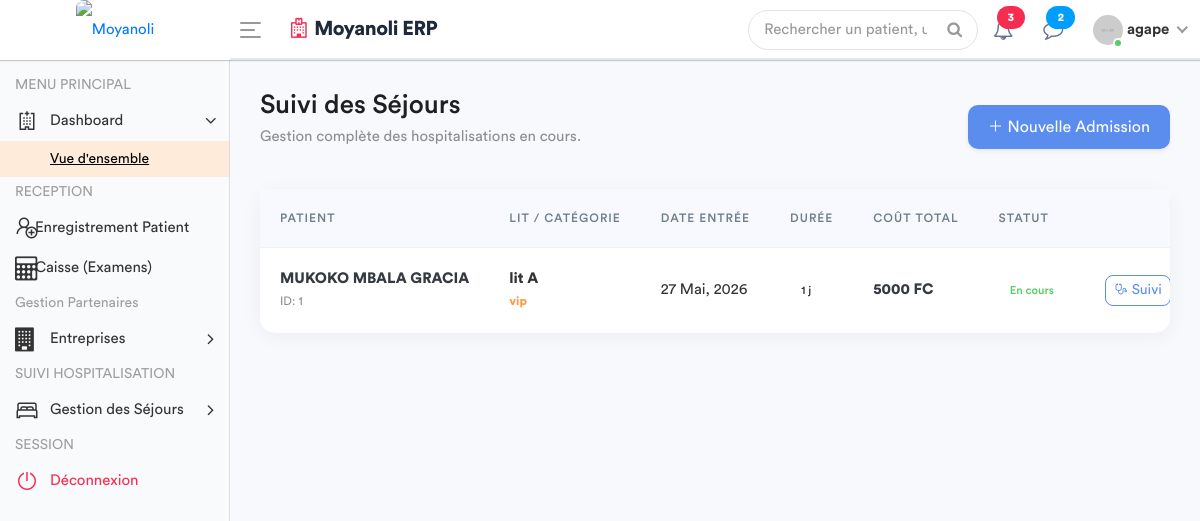
Page /hospitalisations/ (signed in) on the earlier database version.
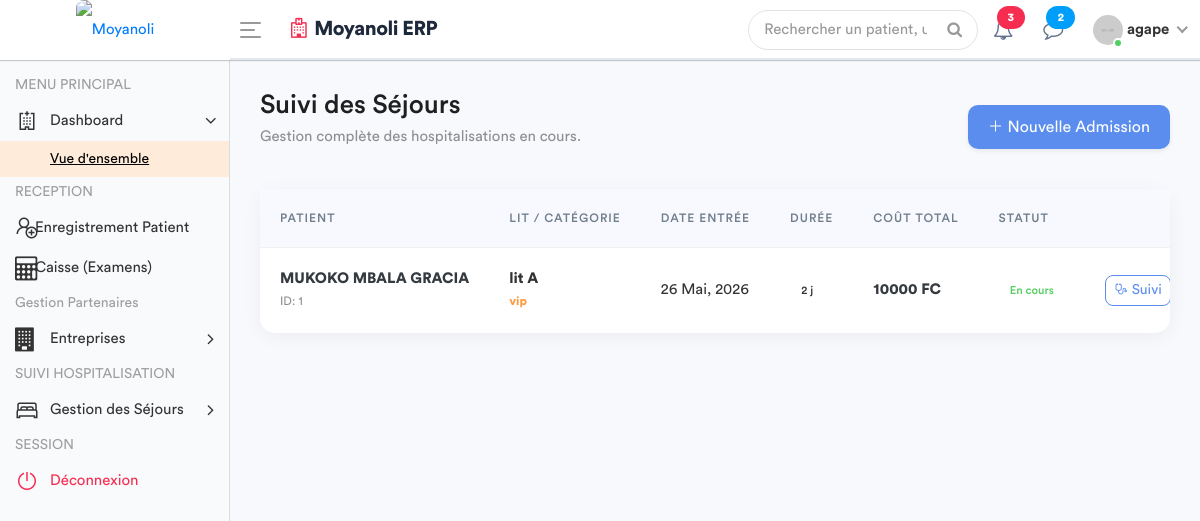
Same page on the later database version.
### apps/models.py (models this page shows, shortened)
class Hospitalisation(models.Model):
    STATUT_CHOICES = [
        ('EN_COURS', 'En cours'),
        ('TERMINE', 'Terminé'),
        ('ANNULE', 'Annulé'),
    ]
    patient = models.ForeignKey(Patient, on_delete=models.CASCADE, related_name='sejours')
    lit = models.ForeignKey(Lit, on_delete=models.PROTECT, related_name='occupations')
    date_entree = models.DateTimeField(default=timezone.now)
    date_sortie = models.DateTimeField(null=True, blank=True)
    motif_admission = models.TextField()
    statut = models.CharField(max_length=20, choices=STATUT_CHOICES, default='EN_COURS')
    observations = models.TextField(blank=True, null=True)
    @property
    def prix_par_jour(self):
        return self.lit.chambre.type_chambre.prix_nuitée
    @property
    def nombre_jours(self):
        date_fin = self.date_sortie.date() if self.date_sortie else timezone.now().date()
        date_deb = self.date_entree.date()
        delta = date_fin - date_deb
        return max(1, delta.days)
    @property
    def cout_total(self):
        return float(self.nombre_jours) * float(self.prix_par_jour)
    class Meta:
        verbose_name = "Hospitalisation"
        verbose_name_plural = "Hospitalisations"

class Lit(models.Model):
    chambre = models.ForeignKey(Chambre, related_name='lits', on_delete=models.CASCADE)
    nom_lit = models.CharField(max_length=50)
    est_occupe = models.BooleanField(default=False)
    est_actif = models.BooleanField(default=True)

class Chambre(models.Model):
    nom = models.CharField(max_length=50, default="Sans nom")
    type_chambre = models.ForeignKey(TypeChambre, on_delete=models.CASCADE)
    est_active = models.BooleanField(default=True)

class TypeChambre(models.Model):
    libelle = models.CharField(max_length=100)
    prix_nuitée = models.DecimalField(max_digits=10, decimal_places=2, default=0.00)

class Patient(models.Model):
    code_patient = models.CharField(max_length=20, unique=True, editable=False)
    noms = models.CharField(max_length=100)
    service = models.ForeignKey('Service', on_delete=models.PROTECT, related_name='patients', null=True)
    sexe = models.CharField(max_length=1, choices=[('M', 'Masculin'), ('F', 'Féminin')])
    age = models.CharField(max_length=30)
    adresse = models.TextField()
    telephone = models.CharField(max_length=20)
    fiche_payee = models.BooleanField(default=False) # Pour le 1er passage
    created_by = models.ForeignKey(User, on_delete=models.SET_NULL, null=True, related_name='patients_crees')
    date_creation = models.DateTimeField(auto_now_add=True)
    date_modification = models.DateTimeField(auto_now=True)

### apps/views.py (the view)
# urls.py: path('hospitalisations/', views.liste_hospitalisations, name='liste_hospitalisations'),
@login_required
def liste_hospitalisations(request):
    hospitalisations = Hospitalisation.objects.select_related(
        'patient',
        'lit__chambre__type_chambre'
    ).order_by('-date_entree')
    role = Fonction.objects.filter(userKey=request.user).first()
    fonctionKey = role.fonctionKey.roleName if role and role.fonctionKey else None
    return render(request, 'back-end/hospitalisation/liste_hospitalisations.html', {
        'hospitalisations': hospitalisations,
        'fonctionKey': fonctionKey
    })

### apps/templates/back-end/hospitalisation/liste_hospitalisations.html (shortened to what the changed rows need)
{% load static %}
<!DOCTYPE html>
<html lang="fr">
<head>
    {% include 'back-end/includes/css.html' %}
</head>
<body>
    <div class="main-wrapper">
        <div class="page-wrapper">
            <div class="content container-fluid">
                <div class="card">
                    <div class="card-body p-0">
                        <div class="table-responsive">
                            <table class="table table-hover mb-0">
                                <thead>
                                    <tr>
                                        <th>Patient</th>
                                        <th>Lit / Catégorie</th>
                                        <th>Date Entrée</th>
                                        <th>Durée</th>
                                        <th>Coût Total</th>
                                        <th>Statut</th>
                                        <th class="text-right">Action</th>
                                    </tr>
                                </thead>
                                <tbody>
                                    {% for hosp in hospitalisations %}
                                    <tr>
                                        <td>
                                            <div class="font-weight-bold text-dark">{{ hosp.patient.noms }}</div>
                                            <small class="text-muted">ID: {{ hosp.patient.id }}</small>
                                        </td>
                                        <td>
                                            <div class="font-weight-bold">{{ hosp.lit.nom_lit }}</div>
                                            <small class="text-primary font-weight-bold">{{ hosp.lit.chambre.type_chambre.libelle }}</small>
                                        </td>
                                        <td>{{ hosp.date_entree|date:"d M, Y" }}</td>
                                        <td><span class="badge badge-soft-dark">{{ hosp.nombre_jours }} j</span></td>
                                        <td class="font-weight-bold text-dark">{{ hosp.cout_total|floatformat:0 }} FC</td>
                                        <td>
                                            {% if hosp.statut == 'EN_COURS' %}
                                                <span class="badge badge-soft-success text-success">En cours</span>
                                            {% elif hosp.statut == 'TERMINE' %}
                                                <span class="badge badge-soft-info text-info">Terminé</span>
                                            {% else %}
                                                <span class="badge badge-soft-secondary text-secondary">Annulé</span>
                                            {% endif %}
                                        </td>
                                        <td class="text-right">
                                            {% if hosp.statut == 'EN_COURS' %}
                                                <a href="{% url 'detail_hospitalisation' hosp.id %}" class="btn btn-sm btn-outline-primary mr-1" title="Suivi quotidien">
                                                    <i class="la la-stethoscope"></i> Suivi
                                                </a>
                                            {% else %}
                                                <a href="{% url 'detail_hospitalisation' hosp.id %}" class="btn btn-sm btn-outline-info">
                                                    <i class="la la-eye"></i> Détails
                                                </a>
                                            {% endif %}
                                        </td>
                                    </tr>
                                    {% empty %}
                                    <tr><td colspan="7" class="text-center py-5">Aucune hospitalisation enregistrée.</td></tr>
                                    {% endfor %}
                                </tbody>
                            </table>
                        </div>
                    </div>
                </div>
            </div>
        </div>
    </div>
</body>
</html>

Differences in the rows shown:
changed Hospitalisation "MUKOKO MBALA GRACIA": date_entree "27 Mai, 2026" → "26 Mai, 2026"; nombre_jours "1" → "2"; cout_total "5000" → "10000"
